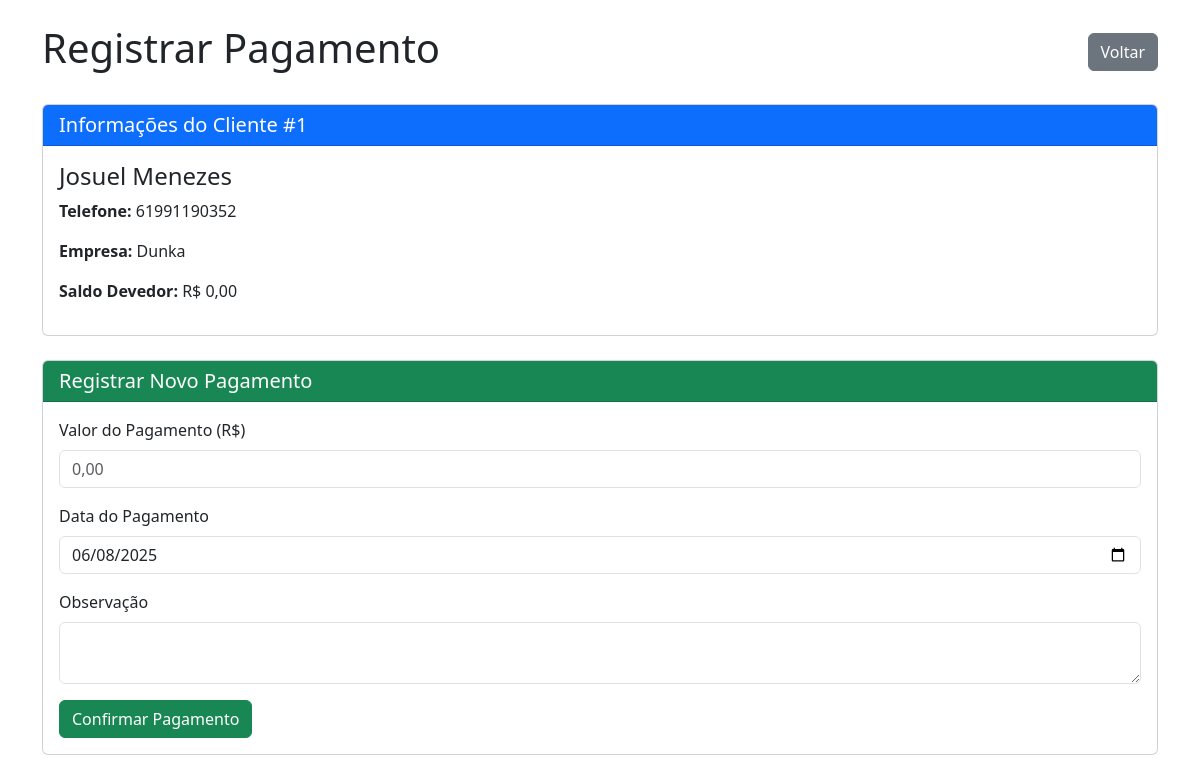
/clientes/registrar_pagamento_simples.php?id=1, run on the app's committed database.
### tables this page shows
CREATE TABLE `clientes` (
  `id` int NOT NULL,
  `nome` varchar(100) NOT NULL,
  `telefone` varchar(20) NOT NULL,
  `empresa` varchar(100) NOT NULL,
  `limite_compra` decimal(10,2) NOT NULL,
  `data_cadastro` timestamp NOT NULL DEFAULT CURRENT_TIMESTAMP
);

### clientes/registrar_pagamento_simples.php (the view, shortened to what this page needs)
<?php
require_once '../config/database.php';
$cliente_id = intval($_GET['id']);
$sql_cliente = "SELECT * FROM clientes WHERE id = $cliente_id";
$result_cliente = $conn->query($sql_cliente);
$cliente = $result_cliente->fetch_assoc();
$sql_saldo = "SELECT
              COALESCE(SUM(iv.quantidade * iv.valor_unitario), 0) as total_compras,
              COALESCE((SELECT SUM(p.valor) FROM pagamentos p
                        JOIN vendas v2 ON p.venda_id = v2.id
                        WHERE v2.cliente_id = $cliente_id), 0) as total_pago
              FROM vendas v
              LEFT JOIN itens_venda iv ON v.id = iv.venda_id
              WHERE v.cliente_id = $cliente_id";
$result_saldo = $conn->query($sql_saldo);
$saldo_info = $result_saldo->fetch_assoc();
$saldo_devedor = $saldo_info['total_compras'] - $saldo_info['total_pago'];
?>
<!DOCTYPE html>
<html lang="pt-br">
<head>
    <link href="https://cdn.jsdelivr.net/npm/bootstrap@5.3.0-alpha1/dist/css/bootstrap.min.css" rel="stylesheet">
</head>
<body>
    <div class="container mt-4">
        <div class="d-flex justify-content-between align-items-center mb-4">
            <h1>Registrar Pagamento</h1>
            <a href="detalhes.php?id=<?php echo $cliente_id; ?>" class="btn btn-secondary">Voltar</a>
        </div>
        <div class="card mb-4">
            <div class="card-header bg-primary text-white">
                <h5 class="mb-0">Informações do Cliente #<?php echo $cliente_id; ?></h5>
            </div>
            <div class="card-body">
                <h4><?php echo htmlspecialchars($cliente['nome']); ?></h4>
                <p><strong>Telefone:</strong> <?php echo htmlspecialchars($cliente['telefone']); ?></p>
                <p><strong>Empresa:</strong> <?php echo htmlspecialchars($cliente['empresa']); ?></p>
                <p><strong>Saldo Devedor:</strong> R$ <?php echo number_format($saldo_devedor, 2, ',', '.'); ?></p>
            </div>
        </div>
        <div class="card mb-4">
            <div class="card-header bg-success text-white">
                <h5 class="mb-0">Registrar Novo Pagamento</h5>
            </div>
            <div class="card-body">
                <form method="post" action="registrar_pagamento_simples.php?id=<?php echo $cliente_id; ?>">
                    <div class="mb-3">
                        <label for="valor" class="form-label">Valor do Pagamento (R$)</label>
                        <input type="text" class="form-control" id="valor" name="valor" required
                               placeholder="0,00">
                    </div>
                    <div class="mb-3">
                        <label for="data_pagamento" class="form-label">Data do Pagamento</label>
                        <input type="date" class="form-control" id="data_pagamento" name="data_pagamento"
                               value="<?php echo date('Y-m-d'); ?>" required>
                    </div>
                    <div class="mb-3">
                        <label for="observacao" class="form-label">Observação</label>
                        <textarea class="form-control" id="observacao" name="observacao" rows="2"></textarea>
                    </div>
                    <button type="submit" class="btn btn-success">Confirmar Pagamento</button>
                </form>
            </div>
        </div>
    </div>
</body>
</html>

### data on the page
clientes: nome "Josuel Menezes", telefone "61991190352", empresa "Dunka"

### other printed values
$cliente_id "1"
$saldo_devedor "0,00"
